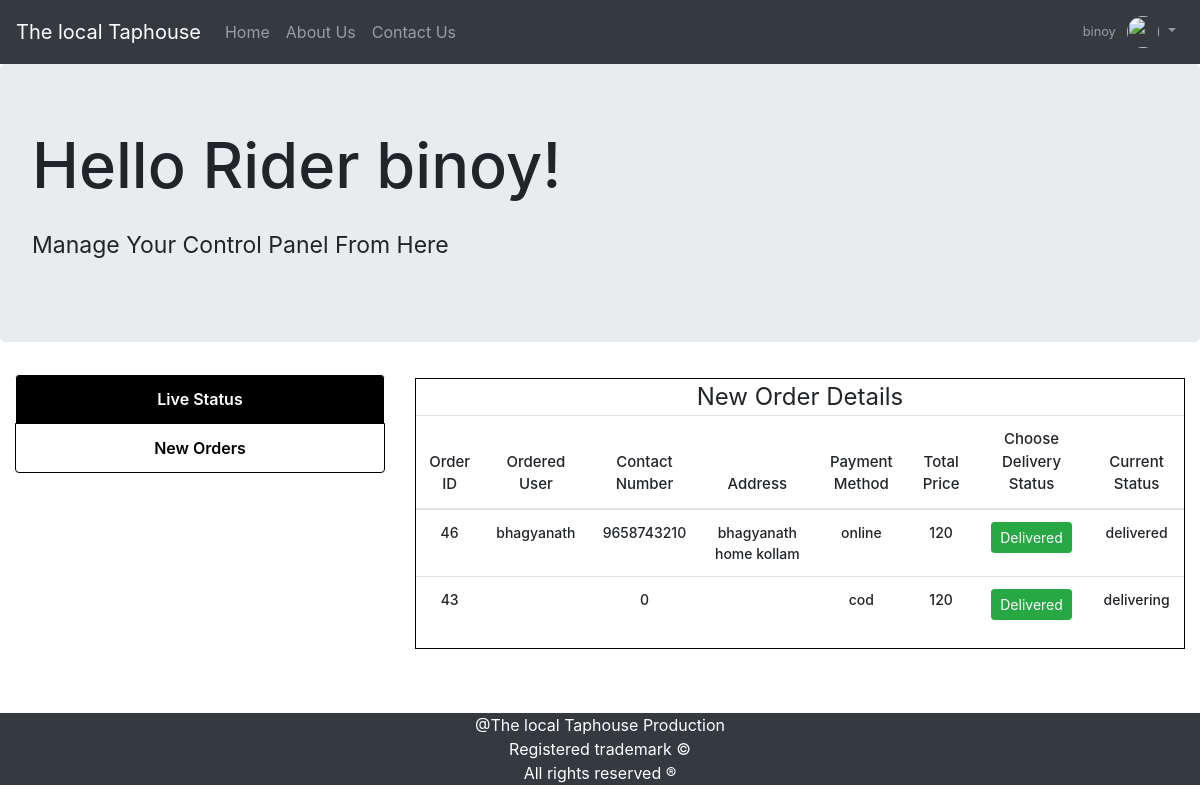
Page /dneworders.php (signed in) on the committed database.
### tables this page shows
CREATE TABLE `delivery` (
  `id` int(11) NOT NULL,
  `orderid` int(11) NOT NULL,
  `ordereduser` varchar(30) NOT NULL,
  `usercontact` bigint(10) NOT NULL,
  `useraddress` varchar(150) NOT NULL,
  `payment_type` varchar(11) NOT NULL,
  `totalprice` int(11) NOT NULL,
  `res_status` varchar(11) NOT NULL,
  `delivery_status` varchar(11) NOT NULL,
  `deliveryboy` varchar(40) NOT NULL
);

### dneworders.php (the view, shortened to what this page needs)
<?php
 include_once "inc/dbh.inc.php";
?>
<!DOCTYPE html>
<html>
<head>
  <link rel="stylesheet" type="text/css" href="css/bootstrap.min.css">
  <link rel="stylesheet" type="text/css" href="css/main.css">
</head>
<body>
    <nav class="navbar navbar-expand-lg navbar-dark bg-dark">
  <a class="navbar-brand" href="index.php">The local Taphouse </a>
  <div class="collapse navbar-collapse" id="navbarSupportedContent">
    <ul class="navbar-nav mr-auto">
      <li class="nav-item">
        <a class="nav-link" href="index.php">Home</a>
      </li>
      <li class="nav-item">
        <a class="nav-link" href="aboutus.php">About Us</a>
      </li>
      <li class="nav-item">
        <a class="nav-link " href="#contact">Contact Us</a>
      </li>
    </ul>
    <ul class="navbar-nav ml-auto">
      <li class="nav-item dropdown no-arrow">
        <a class="nav-link dropdown-toggle" href="#" id="userDropdown" role="button" data-toggle="dropdown" aria-haspopup="true" aria-expanded="false">
          <span class="mr-2 d-none d-lg-inline text-gray-600 small">
            <?php echo $_SESSION['u_name']; ?>
          </span>
          <img class="img-profile rounded-circle" src="uploads/<?php echo $_SESSION['pic']; ?>" style="height: 2rem; width: 2rem;">
        </a>
      </li>
    </ul>
  </div>
</nav>
<div class="jumbotron">
	<h1 style="font-size: 63px;">Hello Rider <?php echo $_SESSION['u_name']; ?>!</h1>
	<p class="pt-3" style="font-size: 23px;">Manage Your Control Panel From Here</p>
</div>
 <div class="container-fluid">
    <div class="row pb-5">
      <div class="col-md-4 ">
            <div class="mylist list-group">
              <a href="dindex.php" class="list-group-item">Live Status</a>
              <a href="dneworders.php" class="list-group-item active">New Orders</a>
            </div>
      </div>
      <div class="col-md-8 pt-1 pb-3">
         <legend class="text-center" style="border:1px solid black; width: 100%; margin: 0 auto;">New Order Details
          <?php
          $deliveryboy = $_SESSION['u_name'];
          $sql = "SELECT * FROM delivery WHERE deliveryboy = '$deliveryboy' ORDER BY id DESC;";
          $result = mysqli_query($con, $sql);
          $resultcheck = mysqli_num_rows($result);
          if ($resultcheck > 0) {
          ?>
          <table class="table table-responsive-md mytbl text-center">
                <thead>
                <tr>
                <th>Order ID</th>
                <th>Ordered User</th>
                <th>Contact Number</th>
                <th>Address</th>
                <th>Payment Method</th>
                <th>Total Price</th>
                <th>Choose Delivery Status</th>
                <th>Current Status</th>
                </tr>
                </thead>
                <tbody>
                <?php
                 while ($row = mysqli_fetch_assoc($result)) {
                ?>
                <tr>
                <td><?php echo $row['orderid']; ?></td>
                <td><?php echo $row['ordereduser']; ?></td>
                <td><?php echo $row['usercontact']; ?></td>
                <td><?php echo $row['useraddress']; ?></td>
                <td><?php echo $row['payment_type']; ?></td>
                <td><?php echo $row['totalprice']; ?></td>
                <td><a href="?id=<?php echo $row['orderid']; ?>&delivery=delivered" class="btn btn-success btn-sm">Delivered</a>
                  </td>
                <td><?php echo $row['delivery_status']; ?></td>
                </tr>
                <?php
                 }
                ?>
                </tbody>
               </table>
              <?php
                }
              ?>
             </legend>
      </div>
    </div>
  </div>
<?php
 include "footer.php";
?>

### css/main.css (style rules this page uses)
html,body { height: 100%; width: 100%; }
.mylist a { text-align: center; text-decoration: none; background-color: black; color: white; border: 1px solid white; font-weight: 600; }
.list-group-item.active { background-color: white !important; color: black; border: 1px solid black; }
.mytbl th { font-size: 15px; font-weight: 500; margin: 0 auto; }
.mytbl td { font-size: 14px; font-weight: 500; }

### rows in the picture
delivery: orderid "46", ordereduser "bhagyanath", usercontact "9658743210", useraddress "bhagyanath home kollam", payment_type "online", totalprice "120", delivery_status "delivered"
delivery: orderid "43", usercontact "0", payment_type "cod", totalprice "120", delivery_status "delivering"

### other values in the picture
$_SESSION['u_name'] "binoy"
